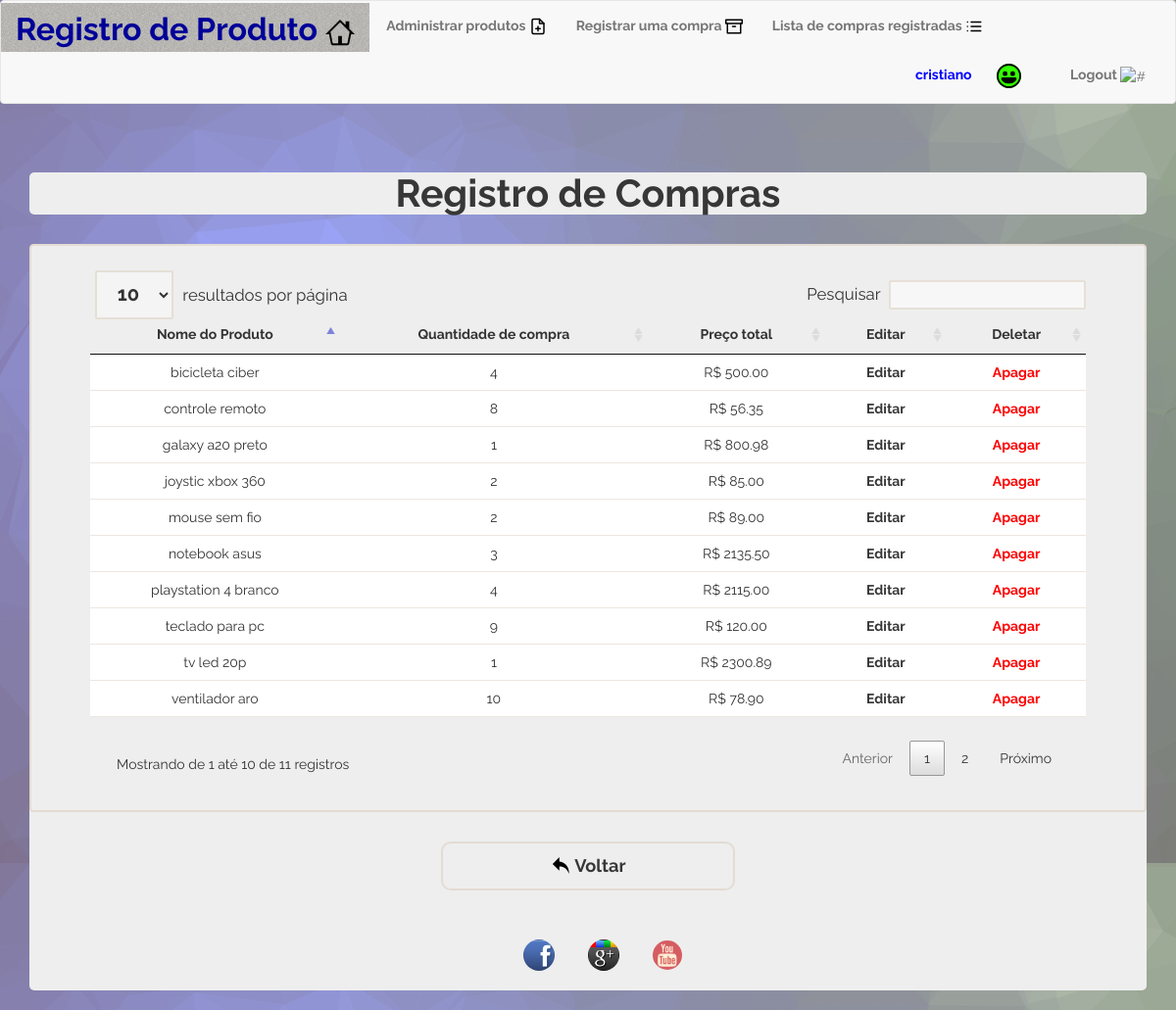
The page /listagem_compras/ (signed in) on the database its author committed.
### estoque/models.py (models this page shows, shortened)
class Compra(models.Model):
    quantidade = models.IntegerField(validators=[MinValueValidator(1)])
    valor = models.DecimalField(max_digits=12, decimal_places=2, validators=[MinValueValidator(0.1)])
    produto = models.ForeignKey(Produto, on_delete=models.CASCADE)
    def __str__(self):
        return "%s %s" % (self.quantidade, self.produto.nome)

class Produto(models.Model):
    nome = models.CharField(max_length=300)
    valor_medio = models.DecimalField(max_digits=12, decimal_places=2, default=0)
    def __str__(self):
        return self.nome

### estoque/views.py (the view)
# urls.py: path('listagem_compras/', views.listagem_compras, name="listagem_compras"),
@login_required(login_url='/login/')
def listagem_compras(request):
    compra_list = Compra.objects.all()
    return render(request, 'estoque/listagem_compras.html', {'compra_list': compra_list})

### estoque/templates/estoque/listagem_compras.html (shortened to what this page needs)
{% extends "estoque/baseEstoque.html" %}
{% block content %}
<h2 class="table-title" id="listagem-title"><strong>Registro de Compras</strong></h2>
<div class="fundo">
    <table class="estoqueDatatable" data-page-length='10'>
        <thead>
            <tr>
                <th><strong>Nome do Produto</strong></th>
                <th><strong>Quantidade de compra</strong></th>
                <th><strong>Preço total</strong></th>
                <th><strong>Editar</strong></th>
                <th><strong>Deletar</strong></th>
            </tr>
        </thead>
        <tbody>
            {% for compra in compra_list %}
            <tr>
                <td> {{compra.produto}} </td>
                <td> {{compra.quantidade}} </td>
                <td> R$ {{compra.valor}} </td>
                <td> <a href="{% url 'compra'%}{{compra.id}}" ><strong>Editar</strong></a> </td>
                <td><a data-toggle="modal" data-target="#myModal{{compra.id}}" class='delete'><strong>Apagar</strong></a></td>
            </tr>
            {% endfor %}
        </tbody>
    </table>
    <a href="{%url 'home'%}"><li id="voltar-listagem"><img src="../static/estoque/iconesO/reply.svg" alt="" width="20px" height="20px"> <strong>Voltar</strong></li></a>
    <br>
    <center>
        <a href="https://www.facebook.com/"><img src="../static/estoque/imgs/facebook.png" alt="" class="a"> </a>
        <a href="https://www.google.com/"><img src="../static/estoque/imgs/googleplus.png" alt="" class="a"></a>
        <a href="https://www.youtube.com/?hl=pt&gl=BR"><img src="../static/estoque/imgs/youtube.png" alt="" class="a" width="30px"></a>
    </center>
    <br>
</div>
{% endblock %}

### estoque/templates/estoque/baseEstoque.html (shortened to what this page needs)
{% load staticfiles %}
<!DOCTYPE html>
<html lang="pt-br">
<head>
	<link rel="stylesheet" href="{% static 'estoque/css/bootstrap.min.css' %}" type = "text/css"/>
	<link rel="stylesheet" href="{% static 'estoque/css/datatables.min.css' %}" type = "text/css"/>
	<link rel="stylesheet" href="{% static 'estoque/css/meuEstilo.css' %}" type = "text/css"/>
</head>
<body>
	<nav class="navbar navbar-default">
		<div class="container-fluid">
			<div class="navbar-header">
				<a class="navbar-brand" href="{%url 'home'%}"><span id="estoque-brand"><strong>Registro de Produto</strong> <img src="../static/estoque/iconesO/home.svg" alt="" width="30px" height="30px"></span></a>
			</div>
			<div class="collapse navbar-collapse" id="bs-example-navbar-collapse-1">
				{%if user.is_authenticated%}
				<ul class="nav navbar-nav">
					<li><a href="{%url 'produtos'%}"><strong>Administrar produtos <img src="../static/estoque/iconesF/file-plus.svg" alt="" width="18px" height="18px"></strong></a></li>
					<li><a href="{%url 'compra'%}"><strong>Registrar uma compra <img src="../static/estoque/iconesF/archive.svg" alt="" width="18px" height="18px"></strong></a></li>
					<li><a href="{%url 'listagem_compras'%}"><strong>Lista de compras registradas <img src="../static/estoque/iconesF/list.svg" alt="" width="18px" height="18px"></strong></a></li>
				</ul>
				<ul class="nav navbar-nav navbar-right">
					<li id="first-li-navbar-right" class="color-gold"><strong>{{user.username}}</strong><div class="circulo"><img src="../static/estoque/iconesO/smiley.svg" alt="IdentificadorPerfil" width="25px" height="25px"></div></li>
					<li ><a href="{%url 'logout'%}" ><strong>Logout</strong> <img src="../static/estoque/iconesO/sign-out.svg" alt="#" width="25px" height="25px"><span class="sr-only">(current)</span></a></li>
				</ul>
				{%endif%}
			</div>
		</div>
	</nav>
	<br>
	<div class="container">
		{% block content %}
		{% endblock %}
		<br>
	</div>
</body>
</html>

### estoque/static/estoque/css/meuEstilo.css (style rules this page uses)
body { background-image:url(imgs/fundo5.png); font-family: 'Raleway', sans-serif; }
li { list-style: none; }
a { color: #373737; }
.color-gold { color: #0000ff; }
.navbar a { font-size: 1em; }
#estoque-brand { font-size: 2.3em; }
.navbar-brand { margin: 2px; background-image: url(imgs/f2.png); color: #000099 !important; }
#first-li-navbar-right { padding: 15px 35px 15px 15px; }
.center-div li, #voltar-listagem { color: #373737; margin: 15px 100px; padding: 10px 0px; border-style: solid; border-width: 2px; border-color: rgba(220, 208, 192, 0.575); border-radius: 2px; font-size: 1.3em; transition: 0.5s background-color; border-radius: 10px; }
::placeholder { color: #999; }
.table-title { font-size: 2.8em; color: #373737; text-align: center; margin-top: 100px; }
.fundo { background-color: #eee; border-radius: 5px; }
table.dataTable tbody tr { background-color: #ffffffff; border-bottom-style: solid; border-bottom-width: 1px; border-bottom-color: rgba(220, 208, 192, 0.5); }
table.dataTable th, table { text-align: center; }
table.dataTable { border-color: rgba(220, 208, 192, 0.575) !important; }
.delete { color: red; }
#voltar-listagem { width: 300px; text-align: center; margin: auto; margin-bottom: 30px; }
#listagem-title { margin-top: 30px; background-color: #eee; border-radius: 5px; }
.table-title { background-color: #eee; border-radius: 5px; }
.a { border-radius: 20px; margin: 0px 0px 0px 30px; }
.circulo { margin: -21px 0px 0px 83px; background-color: #33ff00; border-radius: 20px; width: 25px; height: 25px }

### rows shown on the page
Compra: produto "galaxy a20 preto", quantidade "1", valor "800.98"
Compra: produto "notebook asus", quantidade "3", valor "2135.50"
Compra: produto "bicicleta ciber", quantidade "4", valor "500.00"
Compra: produto "joystic xbox 360", quantidade "2", valor "85.00"
Compra: produto "ventilador aro", quantidade "10", valor "78.90"
Compra: produto "teclado para pc", quantidade "9", valor "120.00"
Compra: produto "playstation 4 branco", quantidade "4", valor "2115.00"
Compra: produto "mouse sem fio", quantidade "2", valor "89.00"
Compra: produto "tv led 20p", quantidade "1", valor "2300.89"
Compra: produto "controle remoto", quantidade "8", valor "56.35"

### other values the page prints
{{ user.username }} "cristiano"
